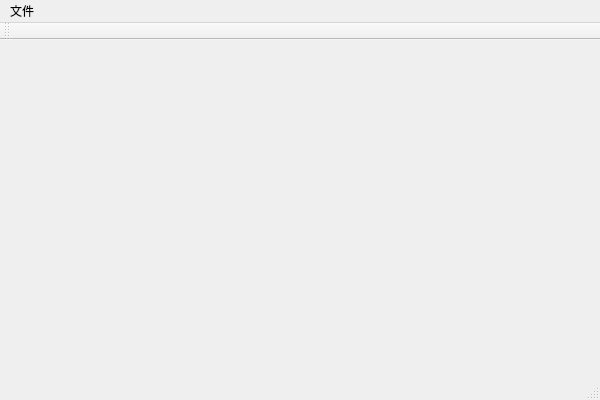
<?xml version="1.0" encoding="UTF-8"?>
<ui version="4.0">
 <class>UI_LearnClass</class>
 <widget class="QMainWindow" name="UI_LearnClass">
  <property name="geometry">
   <rect>
    <x>0</x>
    <y>0</y>
    <width>600</width>
    <height>400</height>
   </rect>
  </property>
  <property name="windowTitle">
   <string>UI_Learn</string>
  </property>
  <widget class="QWidget" name="centralWidget"/>
  <widget class="QMenuBar" name="menuBar">
   <property name="geometry">
    <rect>
     <x>0</x>
     <y>0</y>
     <width>600</width>
     <height>21</height>
    </rect>
   </property>
   <widget class="QMenu" name="menu">
    <property name="title">
     <string>文件</string>
    </property>
    <addaction name="actionNewFile"/>
   </widget>
   <addaction name="menu"/>
  </widget>
  <widget class="QToolBar" name="mainToolBar">
   <attribute name="toolBarArea">
    <enum>TopToolBarArea</enum>
   </attribute>
   <attribute name="toolBarBreak">
    <bool>false</bool>
   </attribute>
  </widget>
  <widget class="QStatusBar" name="statusBar"/>
  <action name="actionNewFile">
   <property name="text">
    <string>新建</string>
   </property>
  </action>
 </widget>
 <layoutdefault spacing="6" margin="11"/>
 <resources>
  <include location="UI_Learn.qrc"/>
 </resources>
 <connections/>
</ui>
